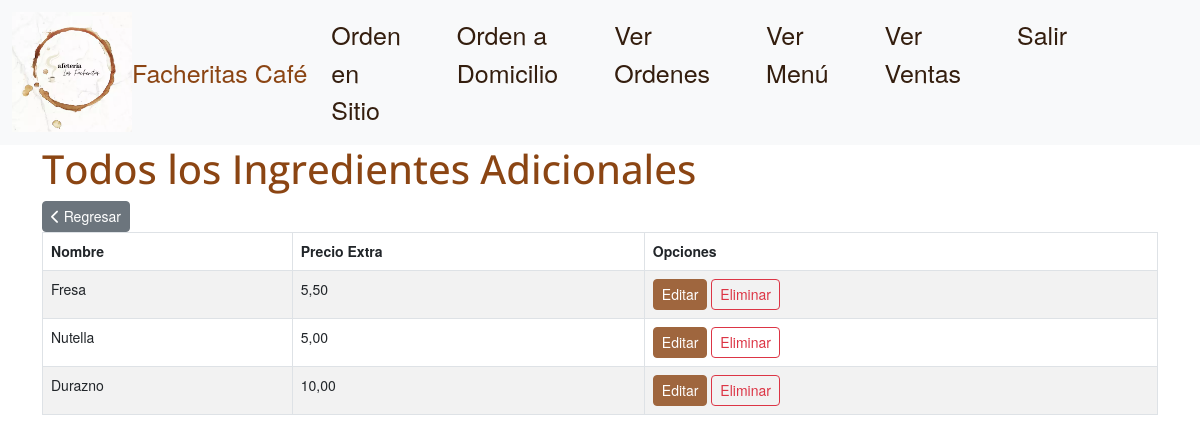
/Menu/listar_adicionales/ (signed in), run on the app's committed database.
### Menu/models.py (models this page shows, shortened)
class Adicional(models.Model):
    nombre = models.CharField(max_length=50)
    precio_extra = models.DecimalField(max_digits=10, decimal_places=2)

### Menu/views.py (the view)
# urls.py: path('listar_adicionales/', AdicionalListView.as_view(), name='listar_adicionales'),
class AdicionalListView(ListView):
    model = Adicional
    template_name = 'listar_adicionales.html'
    context_object_name = 'adicionales'
    def get_context_data(self, **kwargs):
        context = super().get_context_data(**kwargs)
        context['datatables_view_name'] = 'adicionales_datatable'
        return context

### Menu/templates/listar_adicionales.html (shortened to what this page needs)
{% extends 'main.html' %}
{% block contenido %}
    <h1>Todos los Ingredientes Adicionales</h1>
    <a href="{% url 'Menu'  %}" class="btn btn-sm btn-secondary"><i class="fas fa-chevron-left"></i> Regresar</a>
    <table class="table table-striped table-bordered" stye="top: 15px">
        <thead>
            <tr>
                <th>Nombre</th>
                <th>Precio Extra</th>
                <th>Opciones</th>
            </tr>
        </thead>
        <tbody>
            {% for adicional in adicionales %}
            <tr>
                <td>{{ adicional.nombre }}</td>
                <td>{{ adicional.precio_extra }}</td>
                <td>
                    <a href="{% url 'editar_adicional' adicional.pk %}" class="btn btn-sm btn-primary" style="background-color: #9f663e; border-color:  #9f663e;">Editar</a>
                    <a href="{% url 'eliminar_adicional' adicional.pk %}" class="btn btn-sm btn-outline-danger">Eliminar</a>
                </td>
            </tr>
            {% endfor %}
        </tbody>
    </table>
{% endblock %}

### static/css/style.css (style rules this page uses)
html body { background: white; }
h1, h2, h3, h4, h5, h6 { color: #8B4513; font-family: 'Open Sans', sans-serif; }

### static/css/carrusel.css (style rules this page uses)
body { position: relative; height: 100%; }
body { font-family: Helvetica Neue, Helvetica, Arial, sans-serif; font-size: 14px; color: #000; margin: 0; padding: 0; overflow-x: hidden; }

### data on the page
Adicional: nombre "Fresa", precio_extra "5,50"
Adicional: nombre "Nutella", precio_extra "5,00"
Adicional: nombre "Durazno", precio_extra "10,00"
